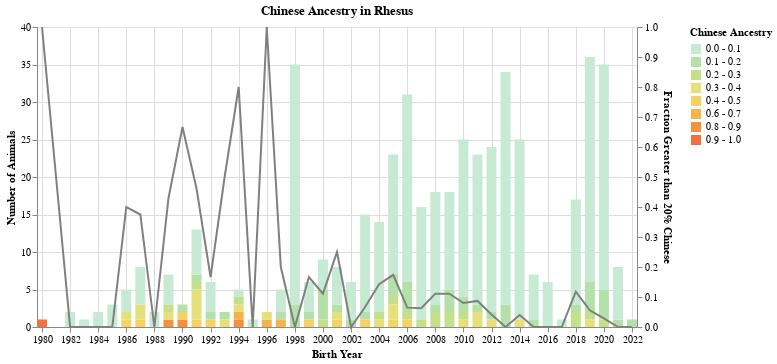

Here is the notebook cell this chart was saved with:
### Code cell
# Plot stacked bar plot
# Toggle on the `alt.Y` lines to switch whether or not the bars are stacked by proportion

stacked_barplot = alt.Chart(
    dated_admixture.with_columns(
        floor = pl.col("Chinese").mul(10).floor().truediv(10).cast(pl.String).str.slice(0, 3),
        ceil = pl.col("Chinese").mul(10).ceil().truediv(10).cast(pl.String).str.slice(0, 3),
    ).with_columns(
        range = pl.concat_str([
            pl.col('floor'),
            pl.lit(' - '),
            pl.col('ceil'),
        ])
    )
).mark_bar(width=10).encode(  # mark_boxplot
    alt.X("Date of Birth", title="Birth Year"),
    #alt.Y("count()", title="Percentage of Animals").stack("normalize"),
    alt.Y("count()", title="Number of Animals"),
    color=alt.Color("range:N", title="Chinese Ancestry").scale(scheme="lightmulti") #sort=[0.0, 0.1, 0.2, 0.3, 0.4, 0.5, 0.6, 0.7, 0.8, 0.9, 1.0])
).properties(
    title=["Chinese Ancestry in Rhesus"],
    width=600,
)


line_df = dated_admixture.with_columns(
    #pl.col("Chinese").when()
    is_Chinese = pl.when(pl.col("Chinese") > 0.2).then(1).otherwise(0)
).group_by("Date of Birth").agg(pl.mean("is_Chinese"))

lineplot = alt.Chart(line_df).mark_line(
    #color="#e7b327"
    color="grey"
).encode(
    alt.X("Date of Birth"),
    alt.Y("is_Chinese", title="Fraction Greater than 20% Chinese") #.scale(domain=[0, 0.5])
)

alt.layer(stacked_barplot, lineplot).resolve_scale(
    y="independent"
)#.save("/master/abagwell/figures/admixture/U42_WES.all2_Indian-Chinese_merged.stacked_barplot.wide.RFMix.html")

# By proportion

### Figure 1 — Vega-Lite specification as saved in the notebook (floating-point values rounded to 4 significant figures; data arrays with more than 128 entries replaced by an {"elided": "..."} marker saying what was removed)
{"config": {"view": {"continuousWidth": 300, "continuousHeight": 300}}, "layer": [{"data": {"name": "data-9236f298aec09984d92dbd38d3dab8a8"}, "mark": {"type": "bar", "width": 10}, "encoding": {"color": {"field": "range", "scale": {"scheme": "lightmulti"}, "title": "Chinese Ancestry", "type": "nominal"}, "x": {"field": "Date of Birth", "title": "Birth Year", "type": "temporal"}, "y": {"aggregate": "count", "title": "Number of Animals", "type": "quantitative"}}, "title": ["Chinese Ancestry in Rhesus"]}, {"data": {"name": "data-de09b44ce0881cec1abfa574dcdd617a"}, "mark": {"type": "line", "color": "grey"}, "encoding": {"x": {"field": "Date of Birth", "type": "temporal"}, "y": {"field": "is_Chinese", "title": "Fraction Greater than 20% Chinese", "type": "quantitative"}}}], "resolve": {"scale": {"y": "independent"}}, "width": 600, "$schema": "https://vega.github.io/schema/vega-lite/v5.17.0.json", "datasets": {"data-9236f298aec09984d92dbd38d3dab8a8": {"elided": "512 records"}, "data-de09b44ce0881cec1abfa574dcdd617a": [{"Date of Birth": "2003-01-01T00:00:00", "is_Chinese": 0.06667}, {"Date of Birth": "1998-01-01T00:00:00", "is_Chinese": 0.0}, {"Date of Birth": "1985-01-01T00:00:00", "is_Chinese": 0.0}, {"Date of Birth": "1994-01-01T00:00:00", "is_Chinese": 0.8}, {"Date of Birth": "2000-01-01T00:00:00", "is_Chinese": 0.1111}, {"Date of Birth": "2006-01-01T00:00:00", "is_Chinese": 0.06452}, {"Date of Birth": "2009-01-01T00:00:00", "is_Chinese": 0.1111}, {"Date of Birth": "1988-01-01T00:00:00", "is_Chinese": 0.0}, {"Date of Birth": "1989-01-01T00:00:00", "is_Chinese": 0.4286}, {"Date of Birth": "2012-01-01T00:00:00", "is_Chinese": 0.04167}, {"Date of Birth": "2020-01-01T00:00:00", "is_Chinese": 0.02857}, {"Date of Birth": "1984-01-01T00:00:00", "is_Chinese": 0.0}, {"Date of Birth": null, "is_Chinese": 0.6667}, {"Date of Birth": "1987-01-01T00:00:00", "is_Chinese": 0.375}, {"Date of Birth": "1991-01-01T00:00:00", "is_Chinese": 0.4615}, {"Date of Birth": "2014-01-01T00:00:00", "is_Chinese": 0.04}, {"Date of Birth": "1982-01-01T00:00:00", "is_Chinese": 0.0}, {"Date of Birth": "1990-01-01T00:00:00", "is_Chinese": 0.6667}, {"Date of Birth": "1986-01-01T00:00:00", "is_Chinese": 0.4}, {"Date of Birth": "1997-01-01T00:00:00", "is_Chinese": 0.2}, {"Date of Birth": "1995-01-01T00:00:00", "is_Chinese": 0.0}, {"Date of Birth": "1999-01-01T00:00:00", "is_Chinese": 0.1667}, {"Date of Birth": "2019-01-01T00:00:00", "is_Chinese": 0.05556}, {"Date of Birth": "2001-01-01T00:00:00", "is_Chinese": 0.25}, {"Date of Birth": "1993-01-01T00:00:00", "is_Chinese": 0.5}, {"Date of Birth": "2022-01-01T00:00:00", "is_Chinese": 0.0}, {"Date of Birth": "2016-01-01T00:00:00", "is_Chinese": 0.0}, {"Date of Birth": "2013-01-01T00:00:00", "is_Chinese": 0.0}, {"Date of Birth": "1992-01-01T00:00:00", "is_Chinese": 0.1667}, {"Date of Birth": "1980-01-01T00:00:00", "is_Chinese": 1.0}, {"Date of Birth": "2015-01-01T00:00:00", "is_Chinese": 0.0}, {"Date of Birth": "2017-01-01T00:00:00", "is_Chinese": 0.0}, {"Date of Birth": "2008-01-01T00:00:00", "is_Chinese": 0.1111}, {"Date of Birth": "2005-01-01T00:00:00", "is_Chinese": 0.1739}, {"Date of Birth": "2010-01-01T00:00:00", "is_Chinese": 0.08}, {"Date of Birth": "2002-01-01T00:00:00", "is_Chinese": 0.0}, {"Date of Birth": "2007-01-01T00:00:00", "is_Chinese": 0.0625}, {"Date of Birth": "2018-01-01T00:00:00", "is_Chinese": 0.1176}, {"Date of Birth": "2004-01-01T00:00:00", "is_Chinese": 0.1429}, {"Date of Birth": "1996-01-01T00:00:00", "is_Chinese": 1.0}, {"Date of Birth": "1983-01-01T00:00:00", "is_Chinese": 0.0}, {"Date of Birth": "2011-01-01T00:00:00", "is_Chinese": 0.08696}, {"Date of Birth": "2021-01-01T00:00:00", "is_Chinese": 0.0}]}}
